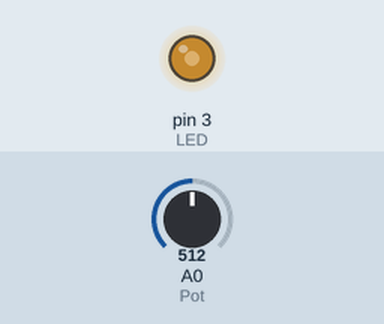
Simulated run of this sketch. Board: Arduino Uno, built with avr-gcc and run on an emulated ATmega328P. Shown: output pins drawn as LEDs (lit = HIGH). The inputs (shaded band) are chosen by the test bench; at power-on: A0 (Pot) = 512.

Above: at 1.2 s.
1.3 s: A0 (Pot) set to 716
At 2.5 s:
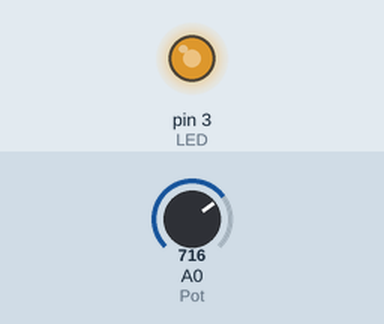
2.8 s: A0 (Pot) set to 900
At 3.6 s:
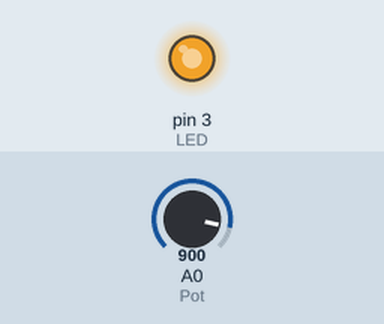
4.3 s: A0 (Pot) set to 122
At 4.8 s:
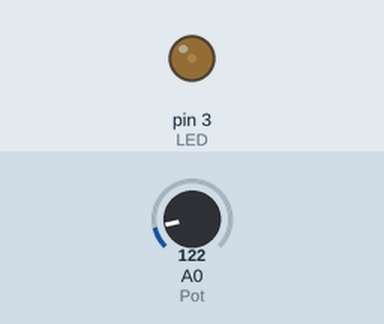
5.8 s: A0 (Pot) set to 0
At 7.0 s:
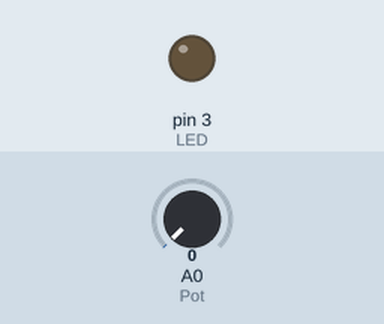
7.3 s: A0 (Pot) set to 511
At 8.3 s:
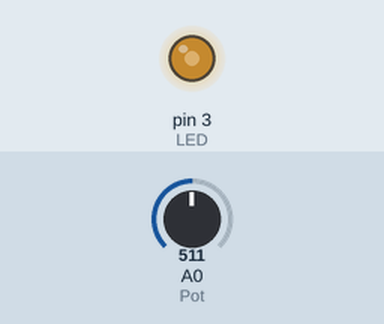
Timing chart, 0 to 9.8 s (numbered marks = the images above; inputs shaded):
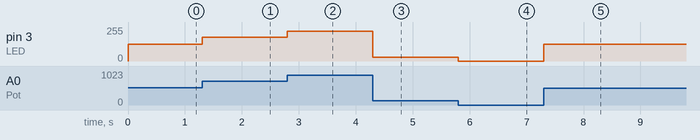

The sketch:

tutorial-5-2.ino
```cpp
#define LED 3
#define Pot A0

void setup()
{
  pinMode(LED,OUTPUT);
  pinMode(Pot,INPUT);
}

void loop()
{
  int val = analogRead(Pot);
  val = map(val, 0, 1023, 0, 255);
  analogWrite(LED,val);
}
```

Measured:
- after the input at 1.3 s, pin 3 (LED): 127/255 → 178/255 at once
- after the input at 2.8 s, pin 3 (LED): 178/255 → 224/255 at once
- after the input at 4.3 s, pin 3 (LED): 224/255 → 30/255 at once
- after the input at 5.8 s, pin 3 (LED): 30/255 → 0/255 at once
- after the input at 7.3 s, pin 3 (LED): 0/255 → 127/255 at once
